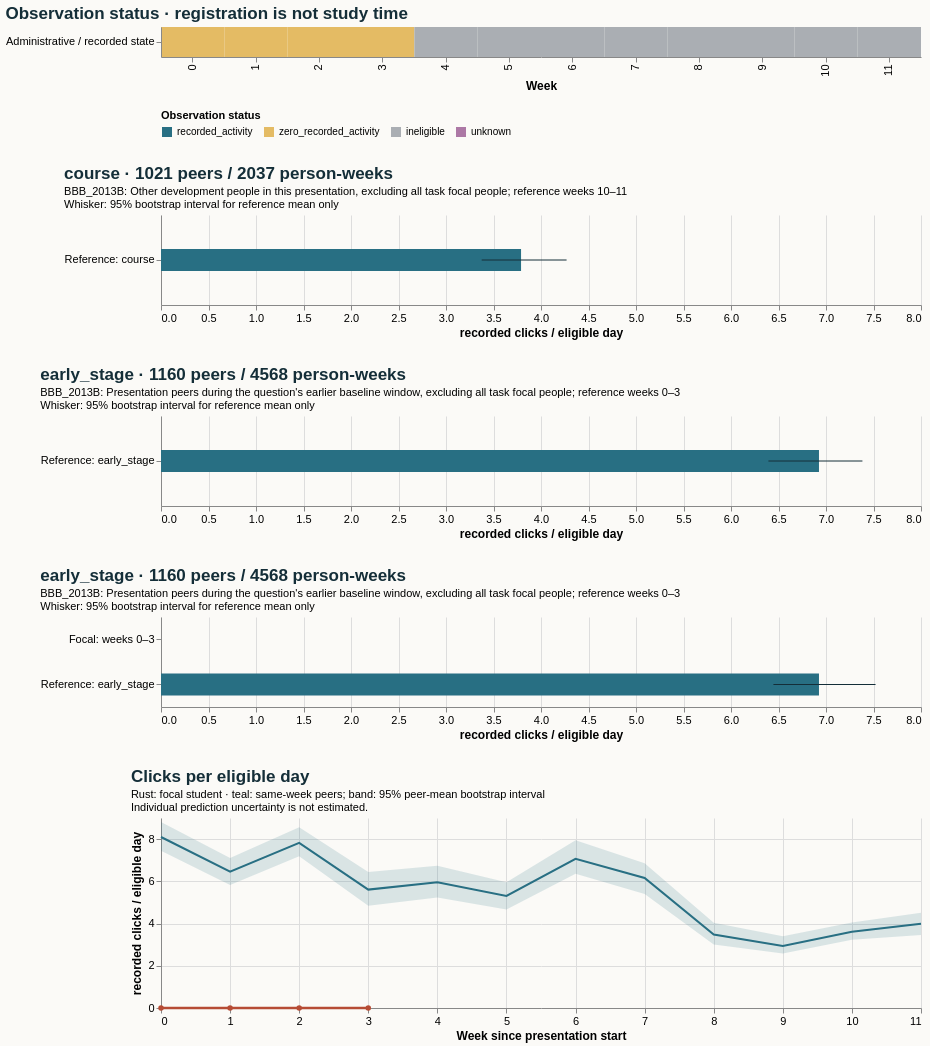

Write a Vega-Lite specification for this figure.
### Vega-Lite specification from a JSON file in a GitHub repository (floating-point values rounded to 4 significant figures)
{"$schema": "https://vega.github.io/schema/vega-lite/v5.20.1.json", "config": {"axis": {"labelFontSize": 11, "titleFontSize": 12}, "background": "#fbfaf7", "font": "sans-serif", "title": {"anchor": "start", "color": "#142e38", "fontSize": 17, "subtitleFontSize": 11}, "view": {"continuousHeight": 300, "continuousWidth": 300, "stroke": null}}, "datasets": {"data-3f31f37585d8866db629ead9d03a5336": [{"hi": null, "lo": null, "series": "Focal: weeks 10–11", "value": null}, {"hi": 7.384, "lo": 6.394, "series": "Reference: early_stage", "value": 6.926}], "data-48df08d29fc2197103df3b79484dc260": [{"hi": null, "lo": null, "series": "Focal: weeks 10–11", "value": null}, {"hi": 4.269, "lo": 3.376, "series": "Reference: course", "value": 3.79}], "data-742c6a8fb82c8370de9a3a588a9fd194": [{"eligible_days": 7.0, "end_day": 6, "logging_completeness": "unknown", "observation_status": "zero_recorded_activity", "row": "Administrative / recorded state", "score_status": "withheld_release_time_unknown", "start_day": 0, "value": 0.0, "week": 0}, {"eligible_days": 7.0, "end_day": 13, "logging_completeness": "unknown", "observation_status": "zero_recorded_activity", "row": "Administrative / recorded state", "score_status": "withheld_release_time_unknown", "start_day": 7, "value": 0.0, "week": 1}, {"eligible_days": 7.0, "end_day": 20, "logging_completeness": "unknown", "observation_status": "zero_recorded_activity", "row": "Administrative / recorded state", "score_status": "withheld_release_time_unknown", "start_day": 14, "value": 0.0, "week": 2}, {"eligible_days": 6.0, "end_day": 27, "logging_completeness": "unknown", "observation_status": "zero_recorded_activity", "row": "Administrative / recorded state", "score_status": "withheld_release_time_unknown", "start_day": 21, "value": 0.0, "week": 3}, {"eligible_days": 0.0, "end_day": 34, "logging_completeness": "unknown", "observation_status": "ineligible", "row": "Administrative / recorded state", "score_status": "withheld_release_time_unknown", "start_day": 28, "value": null, "week": 4}, {"eligible_days": 0.0, "end_day": 41, "logging_completeness": "unknown", "observation_status": "ineligible", "row": "Administrative / recorded state", "score_status": "withheld_release_time_unknown", "start_day": 35, "value": null, "week": 5}, {"eligible_days": 0.0, "end_day": 48, "logging_completeness": "unknown", "observation_status": "ineligible", "row": "Administrative / recorded state", "score_status": "withheld_release_time_unknown", "start_day": 42, "value": null, "week": 6}, {"eligible_days": 0.0, "end_day": 55, "logging_completeness": "unknown", "observation_status": "ineligible", "row": "Administrative / recorded state", "score_status": "withheld_release_time_unknown", "start_day": 49, "value": null, "week": 7}, {"eligible_days": 0.0, "end_day": 62, "logging_completeness": "unknown", "observation_status": "ineligible", "row": "Administrative / recorded state", "score_status": "withheld_release_time_unknown", "start_day": 56, "value": null, "week": 8}, {"eligible_days": 0.0, "end_day": 69, "logging_completeness": "unknown", "observation_status": "ineligible", "row": "Administrative / recorded state", "score_status": "withheld_release_time_unknown", "start_day": 63, "value": null, "week": 9}, {"eligible_days": 0.0, "end_day": 76, "logging_completeness": "unknown", "observation_status": "ineligible", "row": "Administrative / recorded state", "score_status": "withheld_release_time_unknown", "start_day": 70, "value": null, "week": 10}, {"eligible_days": 0.0, "end_day": 83, "logging_completeness": "unknown", "observation_status": "ineligible", "row": "Administrative / recorded state", "score_status": "withheld_release_time_unknown", "start_day": 77, "value": null, "week": 11}], "data-929c4fb248b72f2f45c859cddc202397": [{"hi": null, "lo": null, "series": "Focal: weeks 0–3", "value": 0.0}, {"hi": 7.522, "lo": 6.446, "series": "Reference: early_stage", "value": 6.926}], "data-cd865b545237743b610f853c426fc2d1": [{"end_day": 6, "focal_value": 0.0, "peer_ci_high": 8.814, "peer_ci_low": 7.446, "peer_mean": 8.1, "peer_observations": 1159, "peer_people": 1159, "reference": "course", "unit": "recorded clicks / eligible day", "week": 0}, {"end_day": 13, "focal_value": 0.0, "peer_ci_high": 7.1, "peer_ci_low": 5.821, "peer_mean": 6.456, "peer_observations": 1151, "peer_people": 1151, "reference": "course", "unit": "recorded clicks / eligible day", "week": 1}, {"end_day": 20, "focal_value": 0.0, "peer_ci_high": 8.567, "peer_ci_low": 7.192, "peer_mean": 7.819, "peer_observations": 1133, "peer_people": 1133, "reference": "course", "unit": "recorded clicks / eligible day", "week": 2}, {"end_day": 27, "focal_value": 0.0, "peer_ci_high": 6.44, "peer_ci_low": 4.839, "peer_mean": 5.608, "peer_observations": 1125, "peer_people": 1125, "reference": "course", "unit": "recorded clicks / eligible day", "week": 3}, {"end_day": 34, "focal_value": null, "peer_ci_high": 6.737, "peer_ci_low": 5.234, "peer_mean": 5.954, "peer_observations": 1088, "peer_people": 1088, "reference": "course", "unit": "recorded clicks / eligible day", "week": 4}, {"end_day": 41, "focal_value": null, "peer_ci_high": 5.952, "peer_ci_low": 4.67, "peer_mean": 5.31, "peer_observations": 1081, "peer_people": 1081, "reference": "course", "unit": "recorded clicks / eligible day", "week": 5}, {"end_day": 48, "focal_value": null, "peer_ci_high": 7.941, "peer_ci_low": 6.355, "peer_mean": 7.065, "peer_observations": 1070, "peer_people": 1070, "reference": "course", "unit": "recorded clicks / eligible day", "week": 6}, {"end_day": 55, "focal_value": null, "peer_ci_high": 6.852, "peer_ci_low": 5.405, "peer_mean": 6.16, "peer_observations": 1054, "peer_people": 1054, "reference": "course", "unit": "recorded clicks / eligible day", "week": 7}, {"end_day": 62, "focal_value": null, "peer_ci_high": 4.034, "peer_ci_low": 3.006, "peer_mean": 3.483, "peer_observations": 1044, "peer_people": 1044, "reference": "course", "unit": "recorded clicks / eligible day", "week": 8}, {"end_day": 69, "focal_value": null, "peer_ci_high": 3.394, "peer_ci_low": 2.581, "peer_mean": 2.943, "peer_observations": 1027, "peer_people": 1027, "reference": "course", "unit": "recorded clicks / eligible day", "week": 9}, {"end_day": 76, "focal_value": null, "peer_ci_high": 4.055, "peer_ci_low": 3.229, "peer_mean": 3.609, "peer_observations": 1021, "peer_people": 1021, "reference": "course", "unit": "recorded clicks / eligible day", "week": 10}, {"end_day": 83, "focal_value": null, "peer_ci_high": 4.512, "peer_ci_low": 3.462, "peer_mean": 3.989, "peer_observations": 1016, "peer_people": 1016, "reference": "course", "unit": "recorded clicks / eligible day", "week": 11}]}, "resolve": {"scale": {"color": "independent"}}, "spacing": 28, "vconcat": [{"data": {"name": "data-742c6a8fb82c8370de9a3a588a9fd194"}, "encoding": {"color": {"field": "observation_status", "legend": {"labelLimit": 260, "orient": "bottom"}, "scale": {"domain": ["recorded_activity", "zero_recorded_activity", "ineligible", "unknown"], "range": ["#286f83", "#e4bb64", "#aaaeb3", "#ac78a5"]}, "title": "Observation status", "type": "nominal"}, "tooltip": [{"field": "week", "type": "quantitative"}, {"field": "eligible_days", "type": "quantitative"}, {"field": "observation_status", "type": "nominal"}, {"field": "logging_completeness", "type": "nominal"}], "x": {"field": "week", "title": "Week", "type": "ordinal"}, "y": {"field": "row", "title": null, "type": "nominal"}}, "height": 30, "mark": {"type": "rect"}, "title": "Observation status · registration is not study time", "width": 760}, {"data": {"name": "data-48df08d29fc2197103df3b79484dc260"}, "height": 90, "layer": [{"encoding": {"x": {"field": "value", "scale": {"domain": [0, 7.898], "zero": true}, "title": "recorded clicks / eligible day", "type": "quantitative"}, "y": {"field": "series", "sort": null, "title": null, "type": "nominal"}}, "mark": {"color": "#286f83", "size": 22, "type": "bar"}}, {"encoding": {"x": {"field": "lo", "type": "quantitative"}, "x2": {"field": "hi"}, "y": {"field": "series", "sort": null, "title": null, "type": "nominal"}}, "mark": {"color": "#142e38", "type": "rule"}}], "title": {"subtitle": ["BBB_2013B: Other development people in this presentation, excluding all task focal people; reference weeks 10–11", "Whisker: 95% bootstrap interval for reference mean only"], "text": "course · 1021 peers / 2037 person-weeks"}, "width": 760}, {"data": {"name": "data-3f31f37585d8866db629ead9d03a5336"}, "height": 90, "layer": [{"encoding": {"x": {"field": "value", "scale": {"domain": [0, 7.898], "zero": true}, "title": "recorded clicks / eligible day", "type": "quantitative"}, "y": {"field": "series", "sort": null, "title": null, "type": "nominal"}}, "mark": {"color": "#286f83", "size": 22, "type": "bar"}}, {"encoding": {"x": {"field": "lo", "type": "quantitative"}, "x2": {"field": "hi"}, "y": {"field": "series", "sort": null, "title": null, "type": "nominal"}}, "mark": {"color": "#142e38", "type": "rule"}}], "title": {"subtitle": ["BBB_2013B: Presentation peers during the question's earlier baseline window, excluding all task focal people; reference weeks 0–3", "Whisker: 95% bootstrap interval for reference mean only"], "text": "early_stage · 1160 peers / 4568 person-weeks"}, "width": 760}, {"data": {"name": "data-929c4fb248b72f2f45c859cddc202397"}, "height": 90, "layer": [{"encoding": {"x": {"field": "value", "scale": {"domain": [0, 7.898], "zero": true}, "title": "recorded clicks / eligible day", "type": "quantitative"}, "y": {"field": "series", "sort": null, "title": null, "type": "nominal"}}, "mark": {"color": "#286f83", "size": 22, "type": "bar"}}, {"encoding": {"x": {"field": "lo", "type": "quantitative"}, "x2": {"field": "hi"}, "y": {"field": "series", "sort": null, "title": null, "type": "nominal"}}, "mark": {"color": "#142e38", "type": "rule"}}], "title": {"subtitle": ["BBB_2013B: Presentation peers during the question's earlier baseline window, excluding all task focal people; reference weeks 0–3", "Whisker: 95% bootstrap interval for reference mean only"], "text": "early_stage · 1160 peers / 4568 person-weeks"}, "width": 760}, {"data": {"name": "data-cd865b545237743b610f853c426fc2d1"}, "height": 190, "layer": [{"encoding": {"x": {"axis": {"tickMinStep": 1}, "field": "week", "title": "Week since presentation start", "type": "quantitative"}, "y": {"field": "peer_ci_low", "scale": {"zero": true}, "title": "recorded clicks / eligible day", "type": "quantitative"}, "y2": {"field": "peer_ci_high"}}, "mark": {"color": "#286f83", "opacity": 0.16, "type": "area"}}, {"encoding": {"tooltip": [{"field": "week", "type": "quantitative"}, {"field": "peer_mean", "type": "quantitative"}, {"field": "peer_people", "type": "quantitative"}, {"field": "peer_observations", "type": "quantitative"}], "x": {"field": "week", "type": "quantitative"}, "y": {"field": "peer_mean", "type": "quantitative"}}, "mark": {"color": "#286f83", "strokeWidth": 2, "type": "line"}}, {"encoding": {"tooltip": [{"field": "week", "type": "quantitative"}, {"field": "focal_value", "type": "quantitative"}], "x": {"field": "week", "type": "quantitative"}, "y": {"field": "focal_value", "type": "quantitative"}}, "mark": {"color": "#b64c35", "point": {"color": "#b64c35"}, "strokeWidth": 2.5, "type": "line"}}], "title": {"subtitle": ["Rust: focal student · teal: same-week peers; band: 95% peer-mean bootstrap interval", "Individual prediction uncertainty is not estimated."], "text": "Clicks per eligible day"}, "width": 760}]}
